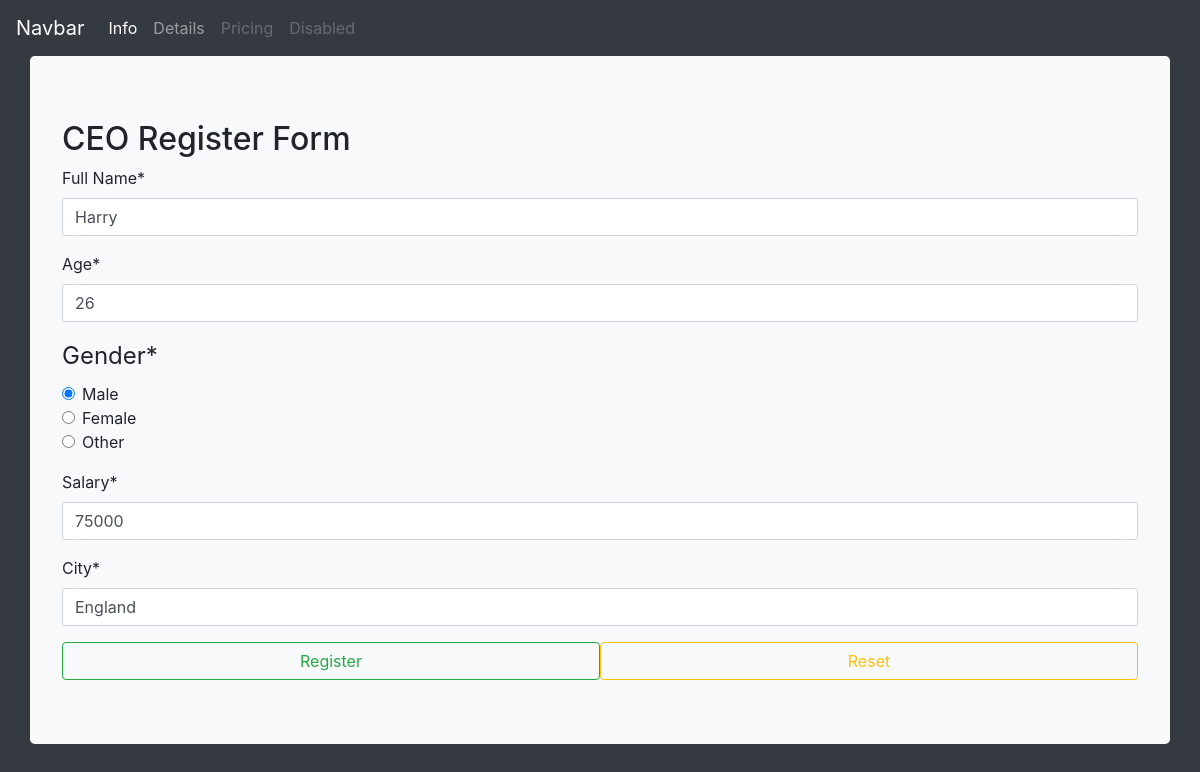
/info_update/2/, run on the app's committed database.
### company/models.py (models this page shows, shortened)
class Ceo(models.Model):
    full_name = models.CharField(max_length=100)
    age = models.IntegerField()
    gender = models.CharField(max_length=10)
    salary = models.CharField(max_length=10)
    city = models.CharField(max_length=50)

### company/views.py (the view)
# urls.py: path('info_update/<int:pk>/', views.info_update_view, name='info_update'),
def info_update_view(request, pk):
    data = Ceo.objects.get(id=pk)
    form = InfoForm(instance=data)
    if request.method == 'POST':
        form = InfoForm(request.POST, instance=data)
        if form.is_valid():
            form.save()
        return redirect('show')
    template_name = 'company/ceo.html'
    context = {'form' : form}
    return render(request, template_name, context)

### company/forms.py
class InfoForm(forms.ModelForm):
    class Meta:
        model = Ceo
        fields = '__all__'
        labels = {
            'full_name' : 'Full Name',
            'age' : 'Age',
            'gender' : 'Gender',
            'salary' : 'Salary',
            'city' : 'City'
        }
        gender = (('Male', 'Male'), ('Female', 'Female'), ('Other', 'Other'))
        widgets = {
            'full_name' : forms.TextInput(),
            'age' : forms.NumberInput(),
            'gender' : forms.RadioSelect(choices= gender),
            'salary' : forms.TextInput(),
            'city' : forms.TextInput()
        }

### templates/company/ceo.html (shortened to what this page needs)
{% extends 'layout.html' %}
{% load crispy_forms_tags %}
{% block content %}
    <div class="jumbotron container bg-light ">
        <h2>CEO Register Form</h2>
        <form method="post">
            {{form|crispy}}
            <input type="submit" value="Register" class="btn btn-outline-success col-6">
            <input type="reset" value="Reset" class="btn btn-outline-warning col-6 float-right">
        </form>
    </div>
{% endblock %}

### data on the page
Ceo: full_name "Harry", age "26", gender "☑ Male ☐ Female ☐ Other", salary "75000", city "England"
